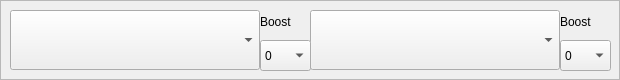
            <widget class="QFrame" name="frame_4">
             <property name="sizePolicy">
              <sizepolicy hsizetype="Preferred" vsizetype="MinimumExpanding">
               <horstretch>0</horstretch>
               <verstretch>0</verstretch>
              </sizepolicy>
             </property>
             <property name="frameShape">
              <enum>QFrame::StyledPanel</enum>
             </property>
             <property name="frameShadow">
              <enum>QFrame::Raised</enum>
             </property>
             <widget class="QComboBox" name="structure12">
              <property name="geometry">
               <rect>
                <x>10</x>
                <y>10</y>
                <width>250</width>
                <height>60</height>
               </rect>
              </property>
             </widget>
             <widget class="QComboBox" name="structure34">
              <property name="geometry">
               <rect>
                <x>310</x>
                <y>10</y>
                <width>250</width>
                <height>60</height>
               </rect>
              </property>
             </widget>
             <widget class="QComboBox" name="booster12">
              <property name="geometry">
               <rect>
                <x>260</x>
                <y>40</y>
                <width>51</width>
                <height>31</height>
               </rect>
              </property>
              <item>
               <property name="text">
                <string>0</string>
               </property>
              </item>
              <item>
               <property name="text">
                <string>6</string>
               </property>
              </item>
              <item>
               <property name="text">
                <string>12</string>
               </property>
              </item>
              <item>
               <property name="text">
                <string>18</string>
               </property>
              </item>
             </widget>
             <widget class="QLabel" name="label">
              <property name="geometry">
               <rect>
                <x>260</x>
                <y>10</y>
                <width>51</width>
                <height>23</height>
               </rect>
              </property>
              <property name="text">
               <string>Boost</string>
              </property>
             </widget>
             <widget class="QLabel" name="label_2">
              <property name="geometry">
               <rect>
                <x>560</x>
                <y>10</y>
                <width>51</width>
                <height>23</height>
               </rect>
              </property>
              <property name="text">
               <string>Boost</string>
              </property>
             </widget>
             <widget class="QComboBox" name="booster34">
              <property name="geometry">
               <rect>
                <x>560</x>
                <y>40</y>
                <width>51</width>
                <height>31</height>
               </rect>
              </property>
              <item>
               <property name="text">
                <string>0</string>
               </property>
              </item>
              <item>
               <property name="text">
                <string>6</string>
               </property>
              </item>
              <item>
               <property name="text">
                <string>12</string>
               </property>
              </item>
              <item>
               <property name="text">
                <string>18</string>
               </property>
              </item>
             </widget>
            </widget>
